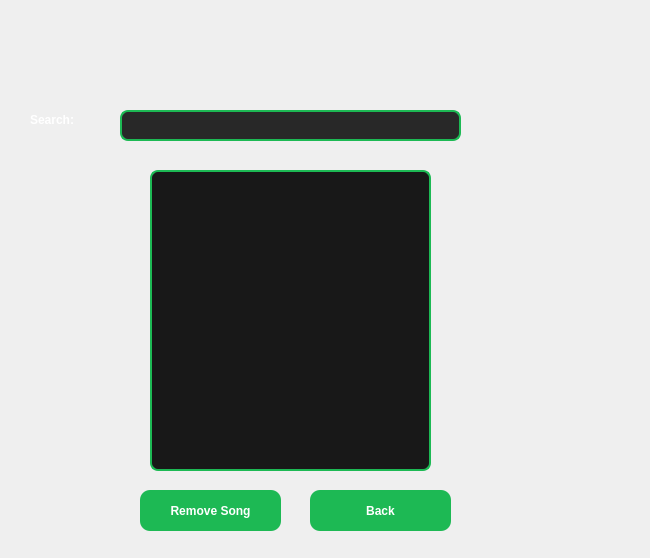
<?xml version="1.0" encoding="UTF-8"?>
<ui version="4.0">
 <class>PlaylistSongsWindow</class>
 <widget class="QWidget" name="PlaylistSongsWindow">
  <property name="geometry">
   <rect>
    <x>0</x>
    <y>0</y>
    <width>650</width>
    <height>558</height>
   </rect>
  </property>
  <property name="windowTitle">
   <string>Form</string>
  </property>
  <property name="styleSheet">
   <string notr="true">QLineEdit{
    background:#282828;
    border:2px solid #1DB954;
    border-radius:8px;
    color:white;
    padding:6px;
} QLabel{
    color:white;
    font-weight:bold;
}  QPushButton{
    background-color:#1DB954;
    color:white;
    border:none;
    border-radius:10px;
    padding:8px;
    font-weight:bold;
}

QPushButton:hover{
    background:#1ED760;
}

QPushButton:pressed{
    background:#169C46;
}
QComboBox{
    background:#282828;
    color:white;
    border:2px solid #1DB954;
    border-radius:8px;
    padding:6px;
} QListWidget{
    background:#181818;
    border:2px solid #1DB954;
    border-radius:8px;
    color:white;
}

QListWidget::item{
    padding:8px;
}

QListWidget::item:selected{
    background:#1DB954;
}</string>
  </property>
  <widget class="QListWidget" name="listWidget">
   <property name="geometry">
    <rect>
     <x>150</x>
     <y>170</y>
     <width>281</width>
     <height>301</height>
    </rect>
   </property>
  </widget>
  <widget class="QPushButton" name="pushButton">
   <property name="geometry">
    <rect>
     <x>140</x>
     <y>490</y>
     <width>141</width>
     <height>41</height>
    </rect>
   </property>
   <property name="text">
    <string>Remove Song</string>
   </property>
  </widget>
  <widget class="QLineEdit" name="lineEdit">
   <property name="geometry">
    <rect>
     <x>120</x>
     <y>110</y>
     <width>341</width>
     <height>31</height>
    </rect>
   </property>
  </widget>
  <widget class="QLabel" name="label">
   <property name="geometry">
    <rect>
     <x>30</x>
     <y>110</y>
     <width>63</width>
     <height>20</height>
    </rect>
   </property>
   <property name="text">
    <string>Search:</string>
   </property>
  </widget>
  <widget class="QPushButton" name="pushButton_2">
   <property name="geometry">
    <rect>
     <x>310</x>
     <y>490</y>
     <width>141</width>
     <height>41</height>
    </rect>
   </property>
   <property name="text">
    <string>Back</string>
   </property>
  </widget>
 </widget>
 <resources/>
 <connections/>
</ui>
